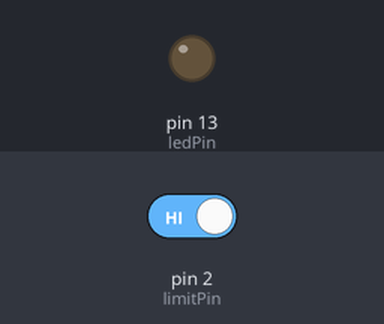
Recording of a sketch running on a simulated Arduino Uno, built with avr-gcc and run on an emulated ATmega328P. Shown: output pins drawn as LEDs (lit = HIGH). Inputs (shaded band) come from the test bench; at power-on: pin 2 (limitPin) HIGH.

Above: at 1.2 s.
1.3 s: pin 2 (limitPin) driven LOW
At 1.8 s:
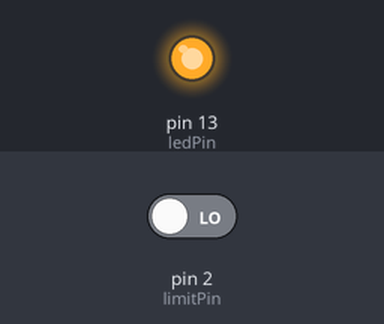
2.8 s: pin 2 (limitPin) driven HIGH
At 4.2 s:
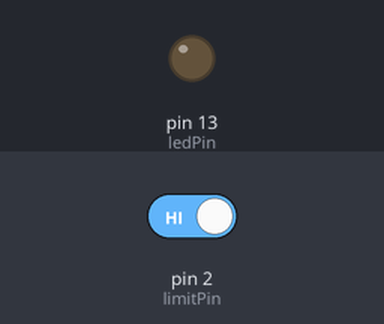
Timing chart, 0 to 5.8 s (numbered marks = the images above; inputs shaded):
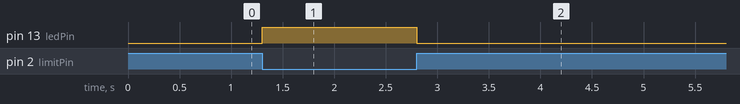

The sketch:

arduino_limit_switch.ino
```cpp
/*
  Example to turn on and off the board's LED when pressing the limit switch attached to a digital pin.

  Using a limit switch is similar to using a button

  Based on: http://www.arduino.cc/en/Tutorial/Button
 */

const int limitPin = 2;     // the number of the limit switch pin
const int ledPin =  13;      // the number of the LED pin

// variables will change:
int limitState = 0;         // variable for reading the limit switch status

void setup() {

  // initialize the LED pin as an output:
  pinMode(ledPin, OUTPUT);

  // initialize the limit switch pin as an input:
  pinMode(limitPin, INPUT_PULLUP);
}

void loop() {

  limitState = digitalRead(limitPin);

  // Turn on LED when limit is pressed
  if (limitState == LOW) {
    // turn LED on:
    digitalWrite(ledPin, HIGH);
  } else {
    // turn LED off:
    digitalWrite(ledPin, LOW);
  }
}
```

Measured:
- after the input at 1.3 s, pin 13 (ledPin): LOW → HIGH at once
- after the input at 2.8 s, pin 13 (ledPin): HIGH → LOW at once
